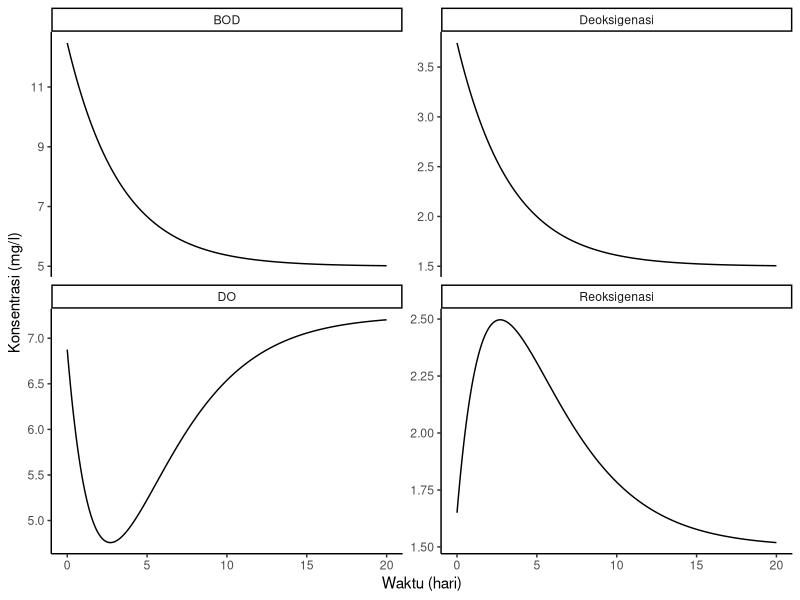

The R script that drew this image:
#-----------Memuat Library-----------

# install.packages(c("desolve", "tidyverse"))

library(deSolve)
library(tidyverse)

#----------Spesifikasi Kondisi Awal dan Konstanta----------

BODr <- 3.3; DOr <- 8.5; Qr <- 300000
BODe <- 40; DOe <- 2; Qe <- 100000

BODmix <- ((BODr*Qr)+(BODe*Qe))/(Qr+Qe)
DOmix <- ((DOr*Qr)+(DOe*Qe))/(Qr+Qe)

stocks <- c(BOD = BODmix, DO = DOmix)
auxs <- c(BODinput = 1.5, k1 = 0.3, k2 = 0.4, DOsat = 11,
          Qr = 300000, Qe = 100000, DOe = 2, BODe = 40)

#----------Spesifikasi Durasi Simulasi----------

START <- 0
FINISH <- 20
STEP <- 0.01

simtime <- seq(START, FINISH, STEP)

#----------Fungsi Dinamika Sistem----------

model <- function(time, stocks, auxs){
  with(as.list(c(stocks, auxs)),{
    
    BODout <- k1*BOD
    Deoksigenasi <- k1*BOD
    Reoksigenasi <- (DOsat - DO) * k2
    
    dBOD_dt <- BODinput - BODout
    dDO_dt <- Reoksigenasi - Deoksigenasi
      
    return(list(c(dBOD_dt, dDO_dt),
                Deoksigenasi = Deoksigenasi,
                Reoksigenasi = Reoksigenasi))
  })
}


#----------Simulasi----------

data <- data.frame(ode(y = stocks, times = simtime,
                       func = model, parms = auxs, method = "euler"))

#----------Visualisasi----------

data %>%
  gather(key = "parameter", value = "konsentrasi",
         -time) %>%
  ggplot(aes(x = time, y = konsentrasi)) +
  geom_line() +
  labs(x = "Waktu (hari)", y = "Konsentrasi (mg/l)") +
  facet_wrap(~parameter, scales = "free_y") +
  theme_classic()
